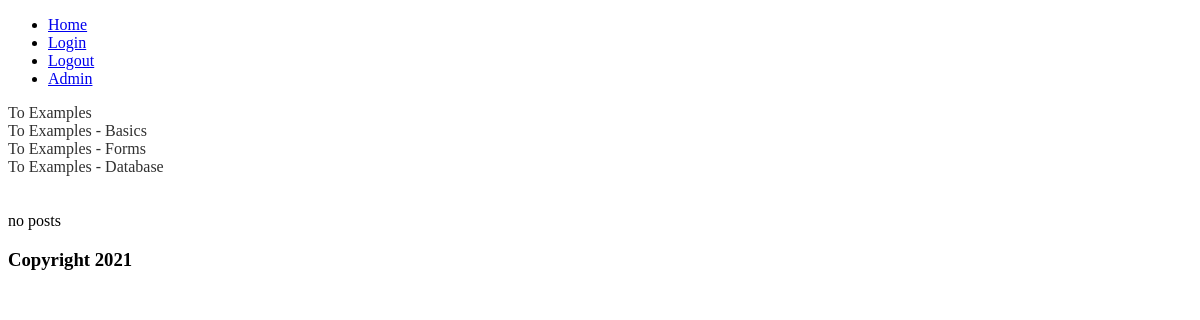
The app's page /.history/index_20210326140304.php, older data.
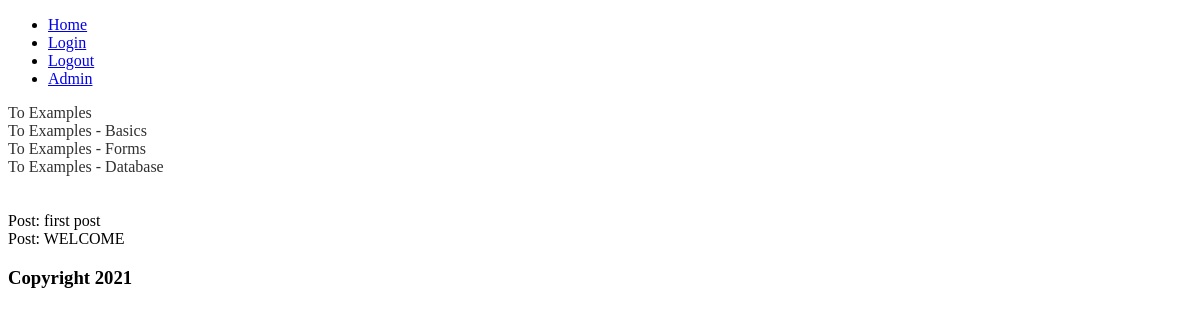
The same page, newer data.
### tables this page shows
create table POSTS (
    post_id int not null auto_increment,
    post_title varchar(100) not null,
    post_body varchar(100) not null,
    created_by int not null,
    post_img varchar(1000) null,
    post_time_stamp datetime default current_timestamp not null,
     
    constraint POST_pk primary key (post_id),
     
    constraint fk_created_by foreign key (created_by) references USERS(user_id)
);

### .history/index_20210326140304.php (the view, shortened to what this page needs)
<!DOCTYPE html>
<html lang="en">
<head>
    <?php include_once "./partials/head.php";?>
</head>
<body>
    <?php include_once "./partials/menu.php";?>
    <a href="examples/" style="text-decoration: none; color: #303030">To Examples</a><br>
    <a href="examples/Basics/" style="text-decoration: none; color: #303030">To Examples - Basics</a><br>
    <a href="examples/Forms/" style="text-decoration: none; color: #303030">To Examples - Forms</a><br>
    <a href="examples/Database/" style="text-decoration: none; color: #303030">To Examples - Database</a><br><br><br>
    <?php
    $db = Database::getInstance();
    $conn = $db->getConnection();
    $results = $conn->query("SELECT * FROM POSTS");
    $firstRow = $results->fetch_object();
    if (empty($firstRow)) {
        echo "no posts";
    } else {
        echo "Post: ". $firstRow->post_title . "<br>";
        while ($row = $results->fetch_object()) {
            echo "Post: ". $row->post_title . "<br>";
        }
    }
    ?>
    <?php include_once "./partials/footer.php";?>
</body>
</html>

Row changes from the older to the newer data that the page shows:
added posts: post_title "first post"
added posts: post_title "WELCOME"
Text that changed along with them:
text no longer shown: "no posts"
text now shown: "Post:"
